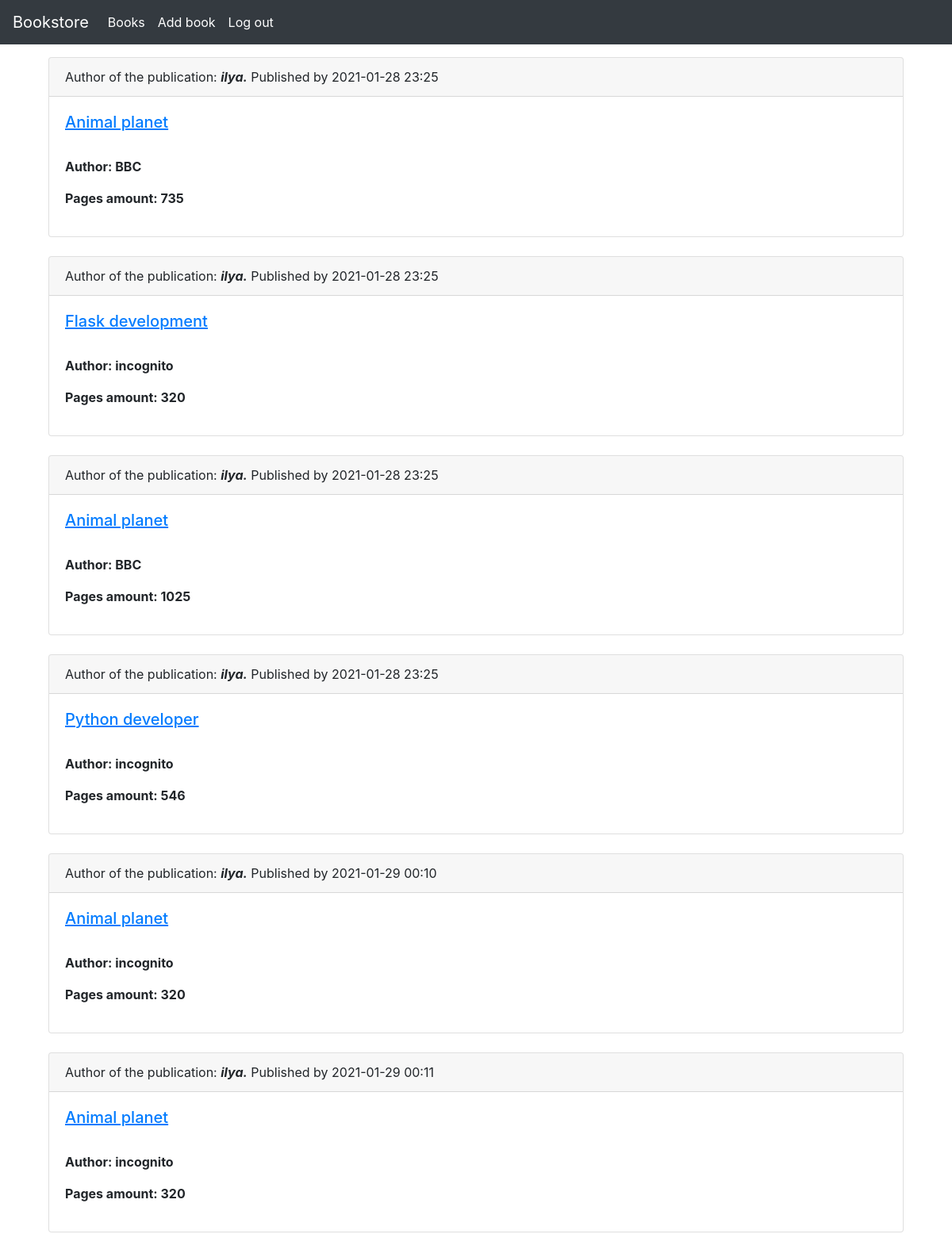
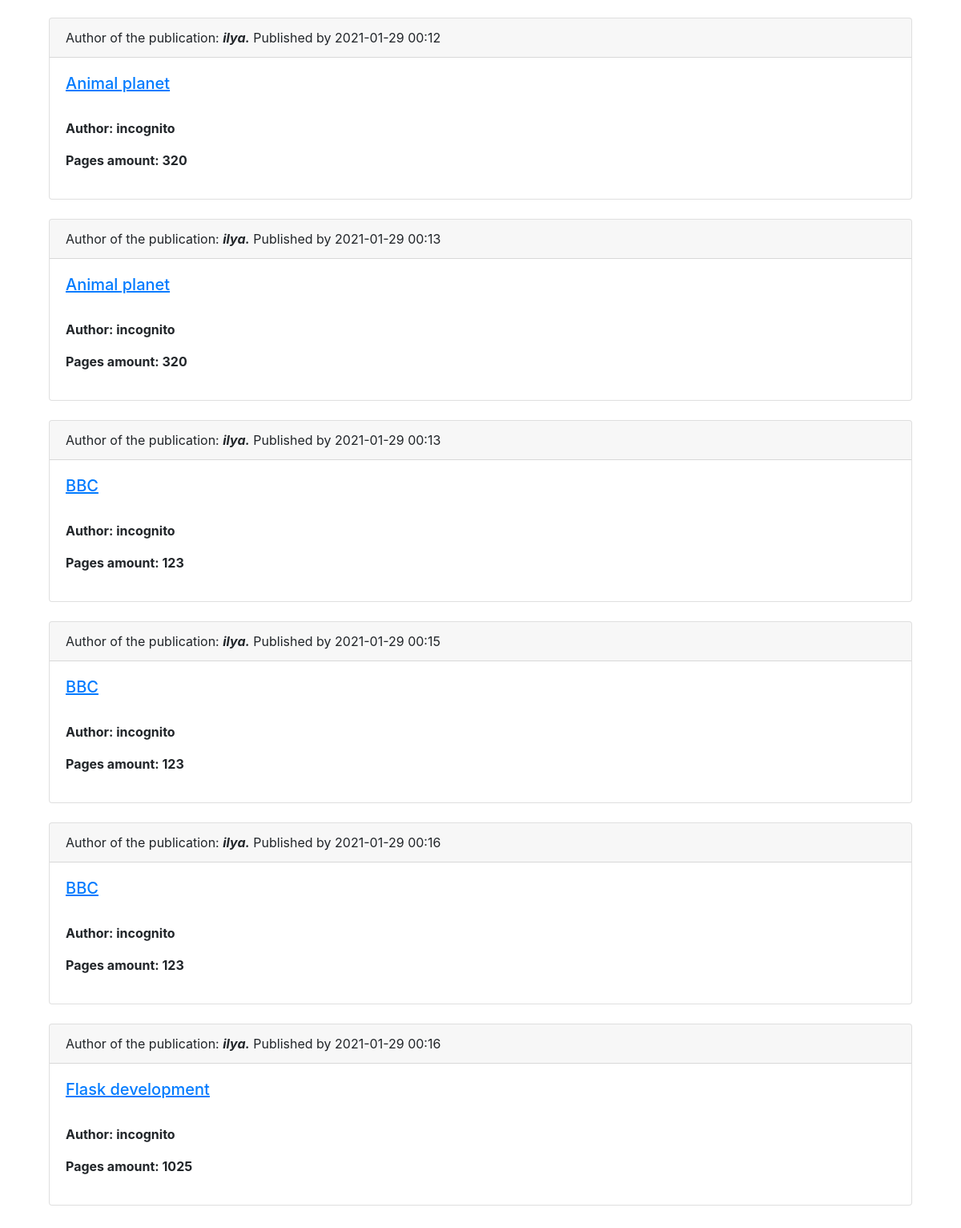
The page /books (signed in) on the database its author committed (2 pictures, top to bottom).
### app/models.py (models this page shows, shortened)
class Book(db.Model):
    id = db.Column(db.Integer, primary_key=True)
    title = db.Column(db.String(100))
    author = db.Column(db.String(100))
    pages_amount = db.Column(db.Integer)
    published =  db.Column(db.DateTime, index=True, default=datetime.now())
    user_id = db.Column(db.Integer, db.ForeignKey('user.id'))

class User(UserMixin, db.Model):
    id = db.Column(db.Integer, primary_key=True)
    username = db.Column(db.String(100), index=True, unique=True)
    email = db.Column(db.String(100), index=True, unique=True)
    password_hash = db.Column(db.String(128))
    books = db.relationship('Book', backref='owner', lazy='dynamic')

### app/routes.py (the view)
@app.route('/books', methods=['GET'])
@login_required
def books_list():
    books = Book.query.all()
    return render_template('books_list.html', books=books)

### app/models.py (called while the page is built)
@login.user_loader
def load_user(id:int):
    return User.query.get(int(id))

### app/templates/books_list.html (shortened to what this page needs)
{% extends 'base.html' %}
{% block content %}
    {% for book in books %}
        <div class="card">
        <div class="card-header">
            Author of the publication: <em><strong>{{ book.owner.username }}.</strong></em> Published by {{ book.published.strftime('%Y-%m-%d %H:%M') }}
        </div>
            <div class="card-body">
                <a href="{{ url_for('book_detail', id=book.id) }}"><ins><h5>{{ book.title }}</h5></ins><br></a>
                <strong><p>Author: {{ book.author }}</p></strong>
                <strong><p>Pages amount: {{ book.pages_amount }}</p></strong>
            </div>
        </div>
        <br>
    {% endfor %}
{% endblock %}

### app/templates/base.html (shortened to what this page needs)
<!DOCTYPE html>
<html lang="en">
<head>
    <link rel="stylesheet" href="https://maxcdn.bootstrapcdn.com/bootstrap/4.0.0/css/bootstrap.min.css">
</head>
<body>
    <nav class="navbar navbar-expand-md navbar-dark fixed-top bg-dark">
        <a class="navbar-brand" href="{{ url_for('home') }}">Bookstore</a>
        <div class="collapse navbar-collapse" id="navbarCollapse">
          <ul class="navbar-nav mr-auto">
            <li class="nav-item active">
                <a class="nav-link" href="{{ url_for('books_list') }}">Books<span class="sr-only">(current)</span></a>
            </li>
            {% if current_user.is_authenticated %}
            <li class="nav-item active">
              <a class="nav-link" href="{{ url_for('book_new') }}">Add book<span class="sr-only">(current)</span></a>
            </li>
            {% endif %}
            <li class="nav-item active">
              {% if current_user.is_authenticated %}
                <a class="nav-link active" href="{{ url_for('logout') }}">Log out<span class="sr-only">(current)</span></a>
              {% else %}
              <a class="nav-link active" href="{{ url_for('login') }}">Log in<span class="sr-only">(current)</span></a>
              {% endif %}
            </li>
          </ul>
        </div>
      </nav>
    <br>
    <main role="main" class="container">
        <div class="py-5 px-3">
            {% block content %}
            {% endblock %}
        </div>
    </main>
</body>
</html>

### rows shown on the page
Book: owner.username "ilya", published "2021-01-28 23:25", title "Animal planet", author "BBC", pages_amount "735"
Book: owner.username "ilya", published "2021-01-28 23:25", title "Flask development", author "incognito", pages_amount "320"
Book: owner.username "ilya", published "2021-01-28 23:25", title "Animal planet", author "BBC", pages_amount "1025"
Book: owner.username "ilya", published "2021-01-28 23:25", title "Python developer", author "incognito", pages_amount "546"
Book: owner.username "ilya", published "2021-01-29 00:10", title "Animal planet", author "incognito", pages_amount "320"
Book: owner.username "ilya", published "2021-01-29 00:11", title "Animal planet", author "incognito", pages_amount "320"
Book: owner.username "ilya", published "2021-01-29 00:12", title "Animal planet", author "incognito", pages_amount "320"
Book: owner.username "ilya", published "2021-01-29 00:13", title "Animal planet", author "incognito", pages_amount "320"
Book: owner.username "ilya", published "2021-01-29 00:13", title "BBC", author "incognito", pages_amount "123"
Book: owner.username "ilya", published "2021-01-29 00:15", title "BBC", author "incognito", pages_amount "123"
Book: owner.username "ilya", published "2021-01-29 00:16", title "BBC", author "incognito", pages_amount "123"
Book: owner.username "ilya", published "2021-01-29 00:16", title "Flask development", author "incognito", pages_amount "1025"
